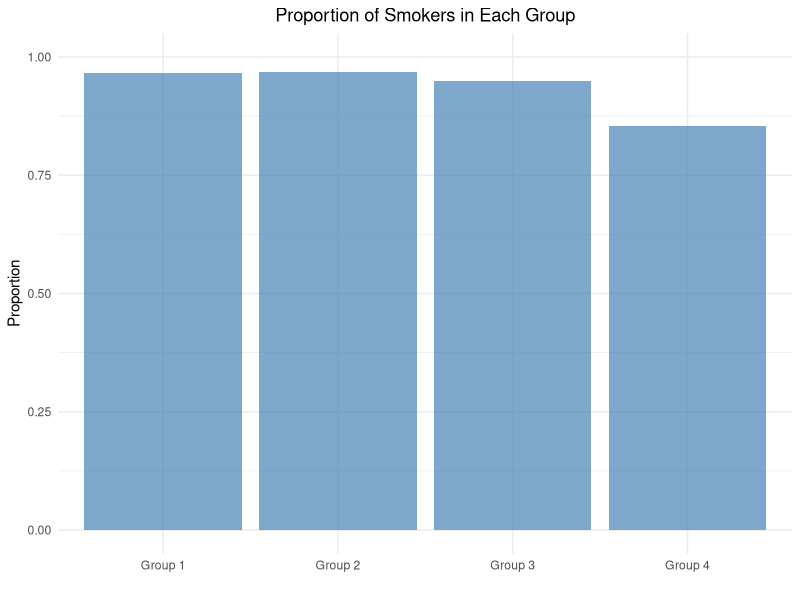
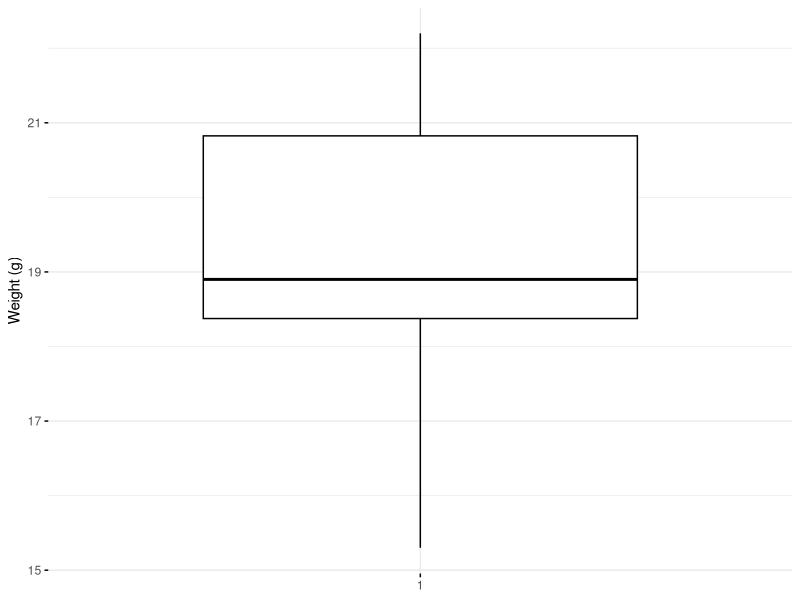
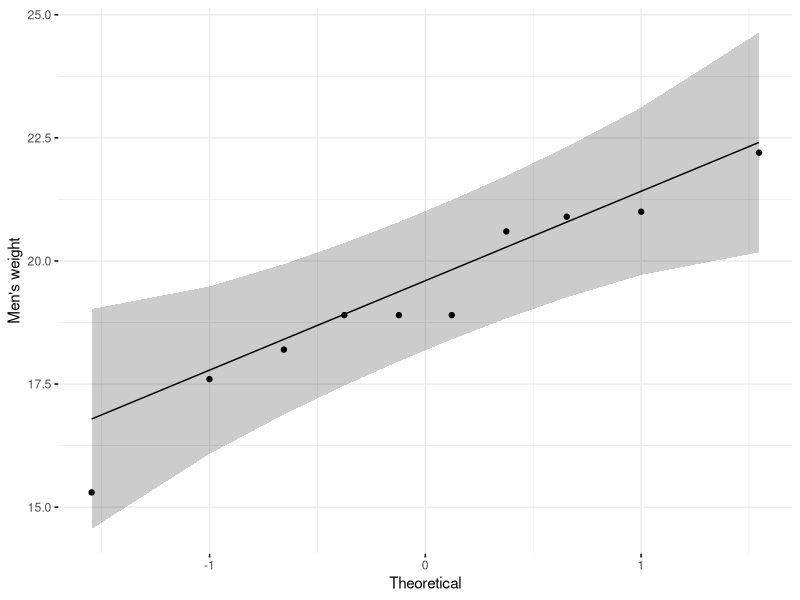
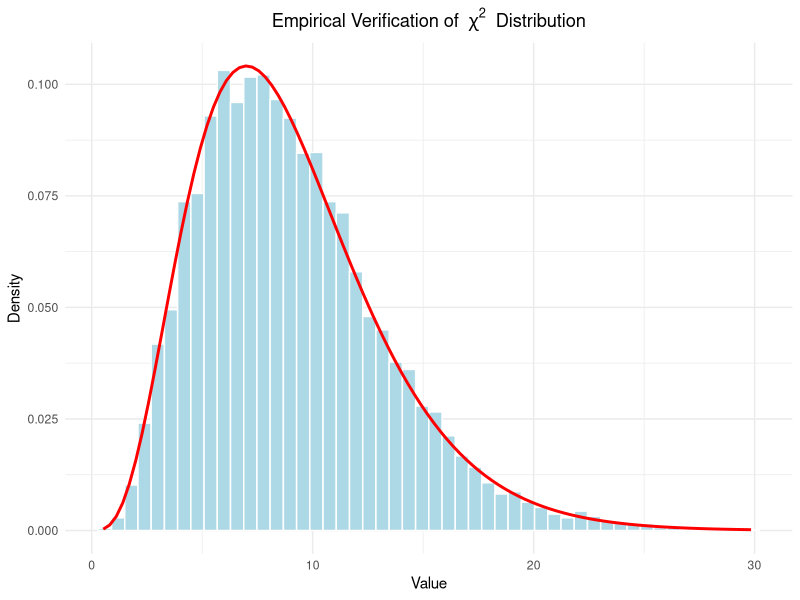
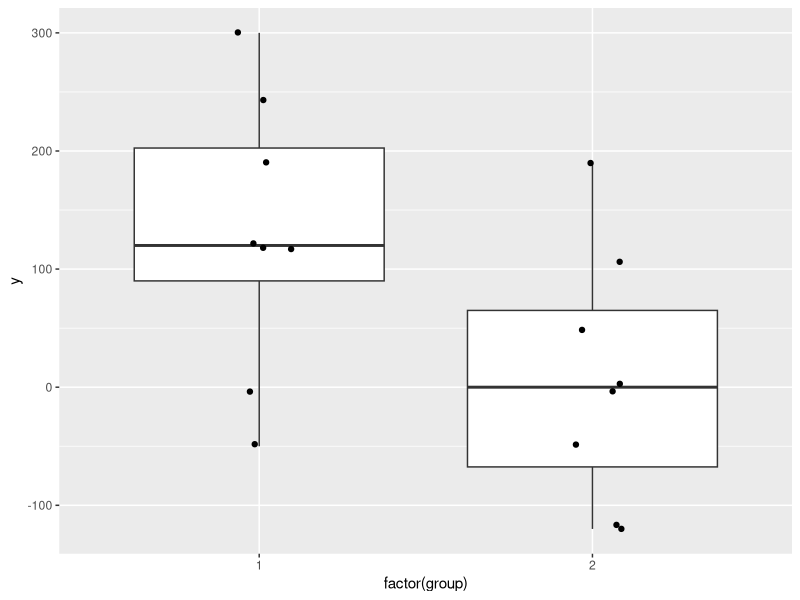
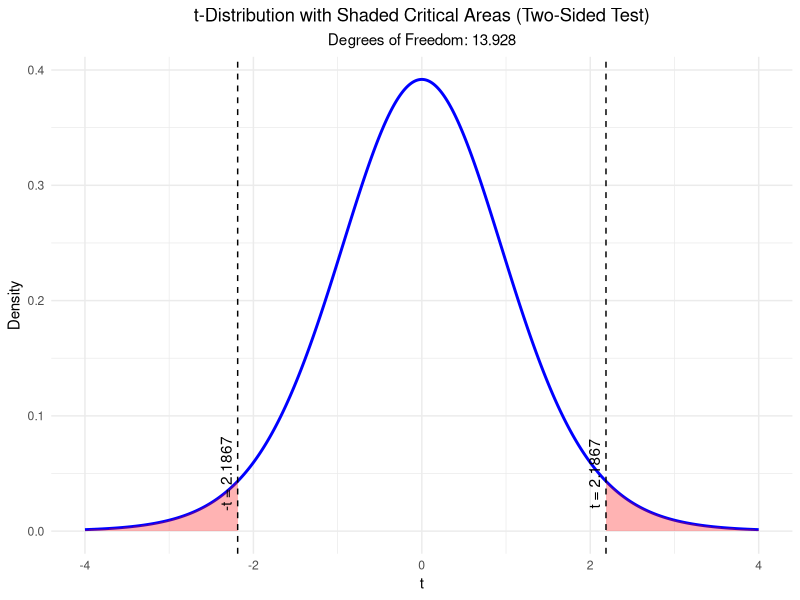
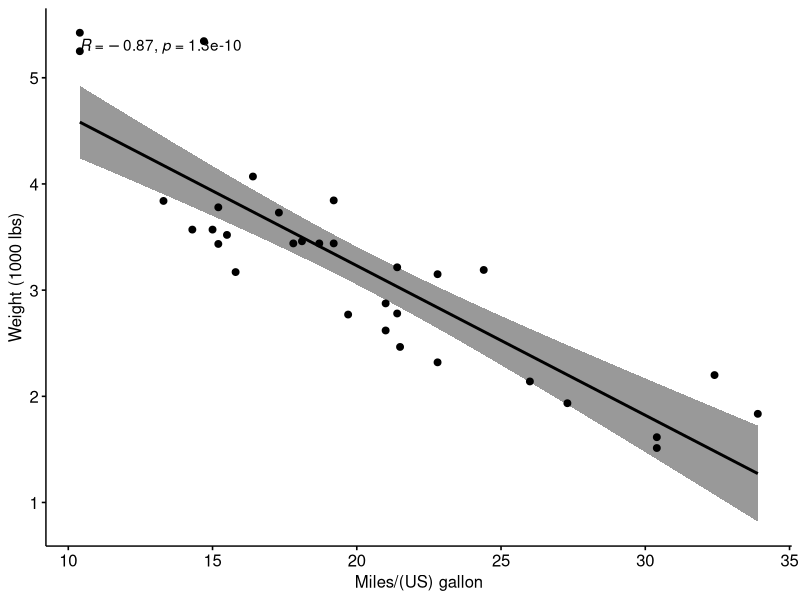
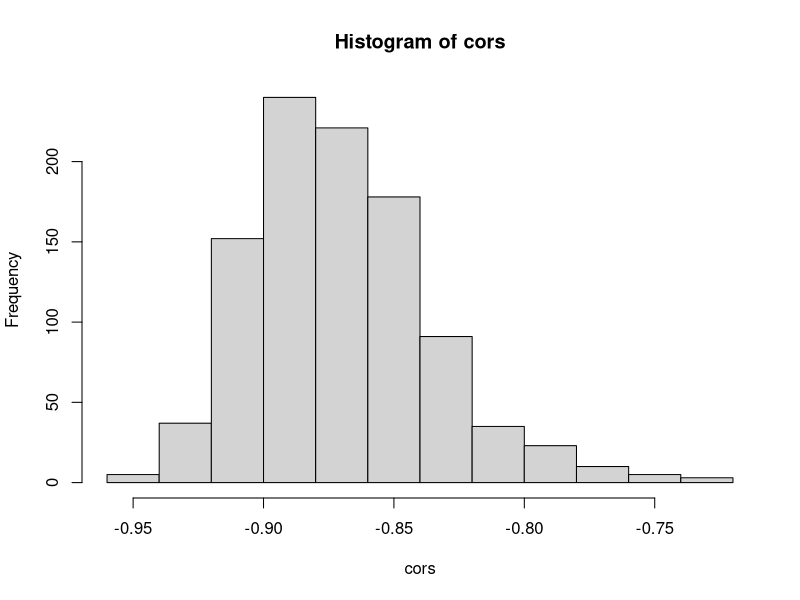

R code for these plots, in order:
## ---- chunk 1
# binomial test
binom.test(137, 1000, p = 0.04, alternative = "greater")
## ---- chunk 2
binom.test(137, 1000, p = 0.04, alternative = "two.sided")
## ---- chunk 3
binom.test(137, 1000, p = 0.04, alternative = "two.sided", conf.level = 0.86)
## ---- chunk 4
set.seed(443)
heads <- rbinom(1, size = 100,
                prob = 0.5) # create a sample with known probability
prop.test(heads, 100,
          conf.level = 0.94, p = 0.5) # continuity correction TRUE by default
prop.test(heads, 100,
          correct = FALSE,
          conf.level = 0.94, p = 0.5) # no continuity correction
## ---- chunk 5
# Observed and expected values
heads <- 47  # Observed count of heads
total <- 100  # Total flips
p_null <- 0.5  # Null hypothesis proportion

# Observed proportion
p_observed <- heads / total

# Z-test statistic
Z <- (p_observed - p_null) / sqrt((p_null * (1 - p_null)) / total)

# Chi-squared test statistic
X_squared <- Z^2

# Print the results
Z
X_squared
## ---- chunk 6
set.seed(443)
heads <- rbinom(1, size = 100,
                prob = 0.5) # create a sample with known probability
binom.test(heads, 100,
           conf.level = 0.94, p = 0.5)
## ---- chunk 7
  pbinom(47, 100, 0.5) + (1 - pbinom(52, 100, 0.5))
## ---- chunk 8
  binom.test(heads, 100, conf.level = 0.94, p = 0.5)$conf.int
  pbinom(47, 100, 0.5685327)
  1-pbinom(46, 100, 0.3731683)
## ---- chunk 9
library(tidyverse)
# Data from Fleiss (1981), p. 139.
# H0: The null hypothesis is that the four populations from which
#     the patients were drawn have the same true proportion of smokers.
# H1: The alternative is that this proportion is different in at
#     least one of the populations.

smokers  <- c(83, 90, 129, 70)
patients <- c(86, 93, 136, 82)
categories <- c("Group 1", "Group 2", "Group 3", "Group 4")

data.frame(
  Category = categories,
  Proportion = smokers / patients
) %>%
  ggplot(aes(x = Category, y = Proportion)) +
  geom_bar(stat = "identity", fill = "steelblue", alpha = 0.7) +
  labs(
    title = "Proportion of Smokers in Each Group",
    x = "",
    y = "Proportion"
  ) +
  ylim(0, 1) +
  theme_minimal() +
  theme(plot.title = element_text(hjust = 0.5))

prop.test(smokers, patients)
## ---- chunk 10
pchisq(12.6, df = 3, lower.tail = FALSE)
## ---- chunk 11
props <- smokers / patients
(p_null <- sum(smokers) / sum(patients))
(Zs <- (props - rep(p_null, 4)) / (sqrt(p_null * (1 - p_null) / patients)))
Zs^2
sum(Zs^2)
## ---- chunk 12
sm1 <- c(rep("smoke", 83), rep("nosmoke", 3))
sm2 <- c(rep("smoke", 90), rep("nosmoke", 3))
sm3 <- c(rep("smoke", 129), rep("nosmoke", 7))
sm4 <- c(rep("smoke", 70), rep("nosmoke", 12))
sm <- c(sm1, sm2, sm3, sm4)
grp <- c(rep("A", 86), rep("B", 93), rep("C", 136), rep("D", 82))
d <- data.frame(sm, grp)

table(d$sm, d$grp)
chisq.test(table(d$sm, d$grp))
## ---- chunk 13
# Observed data
observed <- matrix(c(3, 83, 3, 90, 7, 129, 12, 70), nrow = 2, byrow = FALSE)
rownames(observed) <- c("nosmoke", "smoke")
colnames(observed) <- c("A", "B", "C", "D")

# Calculate row totals, column totals, and grand total
row_totals <- rowSums(observed)
col_totals <- colSums(observed)
grand_total <- sum(observed)

# Calculate expected counts
expected <- outer(row_totals, col_totals, FUN = "*") / grand_total

print(observed)
print(expected)

# Chi-squared statistic
sum((observed - expected)^2 / expected)
## ---- chunk 14
fisher.test(table(d$sm, d$grp))
## ---- chunk 15
set.seed(1234)
my_data <- data.frame(
  name = paste0(rep("M_", 10), 1:10),
  weight = round(rnorm(10, 20, 2), 1)
)
head(my_data, 10)
summary(my_data$weight)

library(ggpubr)
ggboxplot(my_data$weight,
          ylab = "Weight (g)", xlab = FALSE,
          ggtheme = theme_minimal())

ggqqplot(my_data$weight, ylab = "Men's weight",
         ggtheme = theme_minimal())

t.test(my_data$weight, mu = 25,
       alternative = "two.sided", conf.level = 0.94)

t.test(my_data$weight, mu = 25,
       alternative = "less", conf.level = 0.94)

t.test(my_data$weight, mu = 25,
       alternative = "greater", conf.level = 0.94)
## ---- chunk 16
pt(-9.078319, df = 9) * 2 # two-sided
## ---- chunk 17
# Load necessary libraries
library(ggplot2)

# Parameters
n <- 10            # Sample size
mu_0 <- 25         # Mean under null hypothesis
sigma <- 1         # Standard deviation
num_simulations <- 10000  # Number of simulations

# Simulations
set.seed(42)  # For reproducibility
chi_squared_values <- numeric(num_simulations)

for (i in 1:num_simulations) {
  # Generate random sample
  sample <- rnorm(n, mean = mu_0, sd = sigma)
  # Calculate sample variance
  sample_variance <- var(sample)
  # Calculate chi-squared value
  chi_squared_values[i] <- (n - 1) * sample_variance / sigma^2
}

data.frame(chi_squared = chi_squared_values) %>%
  ggplot(aes(x = chi_squared)) +
  geom_histogram(aes(y = after_stat(density)), bins = 50,
                 fill = "lightblue", color = "white") +
  stat_function(fun = dchisq, args = list(df = n - 1),
                color = "red", linewidth = 1) +
  labs(
    title = expression("Empirical Verification of " ~ chi^2 ~ " Distribution"),
    x = "Value",
    y = "Density"
  ) +
  theme_minimal() +
  theme(
    plot.title = element_text(hjust = 0.5)
  )
## ---- chunk 18
(y1 <- c(-.5, 0, 1.2, 1.2, 1.2, 1.9, 2.4, 3) * 100)
(y2 <- c(-1.2, -1.2, -.5, 0, 0, .5, 1.1, 1.9) * 100)

length(y1)
length(y2)

data <- data.frame(y1, y2)
psych::describe(data)

# Boxplot:
data.frame(y = c(y1, y2), group = c(rep(1, 8), rep(2, 8))) %>%
  ggplot(aes(x = factor(group), y = y)) +  # Use factor for discrete x-axis
  geom_boxplot() +                        # Add boxplot layer
  geom_jitter(width = 0.1)                # Add jitter for individual
# -> Visually, there seems to be a difference between the two groups.

t.test(y1, y2, conf.level = 0.93)
## ---- chunk 19
# Load ggplot2
library(ggplot2)

# Define degrees of freedom
df <- 13.928

# Define the range for x and the critical t-values
x <- seq(-4, 4, length.out = 500)
critical_t <- 2.1867

# Create a data frame with x and corresponding density values
t_dist <- data.frame(
  x = x,
  density = dt(x, df)
)

# Plot the t-distribution with shaded tail areas
ggplot(t_dist, aes(x = x, y = density)) +
  # Add the main t-distribution curve
  geom_line(linewidth = 1, color = "blue") +
  # Add shaded areas below the curve outside the critical t-values
  geom_ribbon(
    data = subset(t_dist, x < -critical_t),
    aes(ymin = 0, ymax = density),
    fill = "red",
    alpha = 0.3
  ) +
  geom_ribbon(
    data = subset(t_dist, x > critical_t),
    aes(ymin = 0, ymax = density),
    fill = "red",
    alpha = 0.3
  ) +
  # Add vertical lines for the critical t-values
  geom_vline(xintercept = c(-critical_t, critical_t),
             linetype = "dashed", color = "black") +
  # Annotate the critical t-values
  annotate("text", x = -critical_t, y = 0.05,
           label = paste0("-t = ", critical_t), angle = 90, vjust = -0.5) +
  annotate("text", x = critical_t, y = 0.05,
           label = paste0("t = ", critical_t), angle = 90, vjust = -0.5) +
  # Add labels and style
  labs(
    title = "t-Distribution with Shaded Critical Areas (Two-Sided Test)",
    subtitle = paste("Degrees of Freedom:", df),
    x = "t",
    y = "Density"
  ) +
  theme_minimal() +
  theme(
    plot.title = element_text(hjust = 0.5),  # Center the title
    plot.subtitle = element_text(hjust = 0.5)  # Center the subtitle
  )

# p-value manually:
pt(-2.1867, df) * 2
## ---- chunk 20
library(ggpubr)
mtcars %>%
  ggscatter(x = "mpg", y = "wt",
            add = "reg.line", conf.int = TRUE,
            cor.coef = TRUE, cor.method = "pearson",
            xlab = "Miles/(US) gallon", ylab = "Weight (1000 lbs)")

cor.test(mtcars$mpg, mtcars$wt, conf.level = 0.96)
## ---- chunk 21
(r <- cor(mtcars$mpg, mtcars$wt))
(n <- nrow(mtcars))
(t <- r * sqrt(n - 2) / sqrt(1 - r^2))
(p <- 2 * pt(-abs(t), df = n - 2))
## ---- chunk 22
# Bootstrap confidence interval for the correlation coefficient
set.seed(123)
cors <- replicate(1000, {
  idx <- sample(1:n, n, replace = TRUE)
  cor(mtcars$mpg[idx], mtcars$wt[idx])
})
hist(cors)
quantile(cors, c(0.02, 0.5, 0.98)) # 96% confidence interval
## ---- chunk 23
library(BayesFactor)
library(tidyverse)

set.seed(444)

# Define a function for the shifted, scaled Beta prior
shifted_beta_prior <- function(rho, rscale) {
  # Transform Beta to [-1, 1]
  if (rho >= -1 && rho <= 1) {
    # (rho + 1) / 2 transforms [-1, 1] to [0, 1]
    beta_density <- dbeta((rho + 1) / 2, 1 / rscale, 1 / rscale) / 2
    return(beta_density)
  } else {
    return(0)
  }
}

# Define rho values and rscale
rho_values <- seq(-1, 1, by = 0.01)
rscale <- 1 / 3  # Medium scale

# Compute prior values
prior_values <- sapply(rho_values, shifted_beta_prior, rscale = rscale)

# Plot the prior
data.frame(rho = rho_values, density = prior_values) %>%
ggplot(aes(x = rho, y = density)) +
  geom_line(color = "blue", linewidth = 1.2) +
  labs(
    title = "Shifted Scaled Beta Prior Distribution for Correlation",
    x = "Correlation (rho)",
    y = "Density"
  ) +
  theme_minimal() +
  theme(
    plot.title = element_text(hjust = 0.5, size = 16),
    text = element_text(size = 14)
  )

# Compute the posterior samples using correlationBF()
posterior_samples <- correlationBF(
  # Bayes factors or posterior samples for correlations.
  y = mtcars$mpg,
  x = mtcars$wt,
  # Use "medium" scale (1/3); prior scale. Preset values can be given as strings
  rscale = "medium",
  posterior = TRUE,     # Get posterior samples
  iterations = 10000    # Number of MCMC iterations
)
# Independent-candidate M-H = Independent-candiate Metropolis-Hastings algorithm

posterior_samples %>%
ggplot(aes(x = rho)) +
  geom_histogram(aes(y = after_stat(density)),
                 bins = 30, fill = "lightblue", color = "black") +
  geom_density(color = "blue", linewidth = 1.2) +
  labs(
    title = "Posterior Distribution of Correlation (rho)",
    x = "Correlation (rho)",
    y = "Density"
  ) +
  theme_minimal() +
  theme(
    plot.title = element_text(hjust = 0.5, size = 16),
    text = element_text(size = 14)
  )

# Compute 96% credible interval
credible_interval <- quantile(posterior_samples[, "rho"], probs = c(0.02, 0.98))
cat("96% Credible Interval for rho:",
    credible_interval[1], "to", credible_interval[2], "\n")
median(posterior_samples[, "rho"])
## ---- chunk 24
library(knitr)

# Define the data
data <- data.frame(
  "Decision about null hypothesis (H0)" = c("Not reject", "Reject"),
  "Null hypothesis (H0) is true" = c(
    "Correct inference (true negative)\n(probability = 1 - α)",
    "Type I error (false positive)\n(probability = α)"
  ),
  "Null hypothesis (H0) is false" = c(
    "Type II error (false negative)\n(probability = β)",
    "Correct inference (true positive)\n(probability = 1 - β)"
  )
)

# Render the table
kable(data, format = "html", align = "c", row.names = FALSE,
      col.names = c("Decision about null hypothesis (H0)",
                    "Null hypothesis (H0) is true",
                    "Null hypothesis (H0) is false"))
## ---- chunk 25
set.seed(123)

# Generiere Beispieldaten für zwei Gruppen
group_a <- rnorm(30, mean = 5, sd = 1) # Gruppe A mit Mittelwert 5
group_b <- rnorm(30, mean = 4.8, sd = 1) # Gruppe B mit Mittelwert 4.8

t.test(group_a, group_b, alternative = "greater", var.equal = TRUE)
## ---- chunk 26
n <- 100           # Total number of trials (sample size)
x <- 64            # Number of successes
p_null <- 0.75     # Null hypothesis proportion
prop.test(x = x, n = n,
          p = p_null,
          alternative = "two.sided",
          conf.level = 0.97,
          correct = FALSE)
